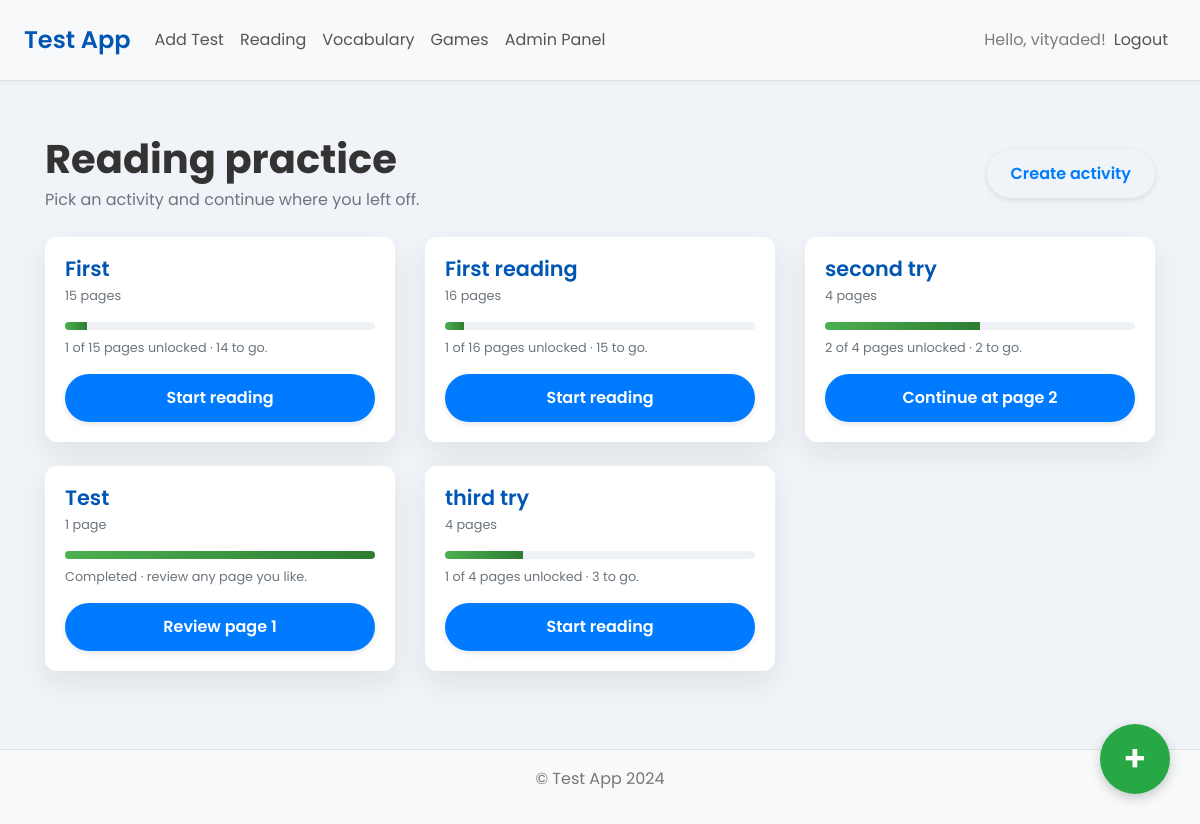
The page /reading/activities (signed in) on the database its author committed.
### app/models.py (models this page shows, shortened)
class User(UserMixin, db.Model):
    __tablename__ = 'user'  # Explicitly specify table name
    id = db.Column(db.Integer, primary_key=True)
    username = db.Column(db.String(150), nullable=False, unique=True)
    password = db.Column(db.String(200), nullable=False)
    is_admin = db.Column(db.Boolean, default=False)
    test_results = db.relationship('TestResult', backref='user', lazy=True, cascade='all, delete-orphan')
    tests_created = db.relationship('Test', backref='creator', lazy=True, cascade='all, delete-orphan')
    vocabulary = db.relationship('Vocabulary', backref='user', lazy=True, cascade='all, delete-orphan')
    learn_test_results = db.relationship('LearnTestResult', backref='user', lazy=True, cascade='all, delete-orphan')

class ReadingActivity(db.Model):
    __tablename__ = 'reading_activity' # Add this line for clarity
    id = db.Column(db.Integer, primary_key=True)
    title = db.Column(db.String(255))
    pages = db.relationship('ReadingPage', backref='activity', lazy=True, cascade='all, delete-orphan')

### app/routes/reading.py (the view)
@reading_bp.route('/activities')
@login_required
def reading_tasks():
    try:
        activities = ReadingActivity.query.order_by(ReadingActivity.title.asc()).all()
        progress_records = UserReadingProgress.query.filter_by(user_id=current_user.id).all()
        progress_map = {record.activity_id: record for record in progress_records}
        activity_cards = []
        for activity in activities:
            total_pages = len(activity.pages or [])
            progress = progress_map.get(activity.id)
            unlocked_pages = []
            if progress and isinstance(progress.unlocked_pages, list):
                for page_value in progress.unlocked_pages:
                    try:
                        page_number = int(page_value)
                    except (TypeError, ValueError):
                        continue
                    unlocked_pages.append(page_number)
            if total_pages > 0:
                if 1 not in unlocked_pages:
                    unlocked_pages.append(1)
                unlocked_pages = sorted({page for page in unlocked_pages if page >= 1})
                unlocked_pages = [page for page in unlocked_pages if page <= total_pages]
            else:
                unlocked_pages = []
            unlocked_count = len(unlocked_pages)
            effective_unlocked = min(unlocked_count, total_pages) if total_pages else 0
            completion_ratio = 100 if total_pages == 0 else int(round((effective_unlocked / total_pages) * 100))
            completed = total_pages > 0 and completion_ratio >= 100
            if completed and total_pages:
                next_page = total_pages
            else:
                next_page = unlocked_pages[-1] if unlocked_pages else 1
            next_page = max(1, min(next_page, total_pages or 1))
            activity_cards.append({
                'activity': activity,
                'total_pages': total_pages,
                'pages_unlocked': effective_unlocked,
                'pages_remaining': max(total_pages - effective_unlocked, 0),
                'completion_ratio': completion_ratio,
                'completed': completed,
                'next_page': next_page
            })
        activity_cards.sort(key=lambda item: (item['activity'].title or '').lower())
        return render_template('reading/reading_tasks.html', activity_cards=activity_cards)
    except Exception:
        current_app.logger.exception(
            "reading.reading_tasks: failed to load activities",
        )
        flash("Error loading reading activities.", "danger")
        return redirect(url_for('main.index'))

### app/routes/auth.py (called while the page is built)
@login_manager.user_loader
def load_user(user_id):
    return User.query.get(int(user_id))

### app/templates/reading/reading_tasks.html (shortened to what this page needs)
{% extends "layouts/base.html" %}
{% block content %}
<div class="reading-tasks">
  <div class="d-flex flex-column flex-md-row align-items-md-center justify-content-between mb-4">
    <div>
      <h1 class="mb-1">Reading practice</h1>
      <p class="text-muted mb-0">Pick an activity and continue where you left off.</p>
    </div>
    <div class="mt-3 mt-md-0">
      <a href="{{ url_for('reading.create_activity') }}" class="btn btn-outline-primary">Create activity</a>
    </div>
  </div>
  {% if activity_cards %}
    <div class="row">
      {% for entry in activity_cards %}
        <div class="col-lg-4 col-md-6 mb-4">
          <div class="card reading-activity-card h-100">
            <div class="card-body d-flex flex-column">
              <div class="mb-3">
                <h5 class="card-title mb-1">{{ entry.activity.title }}</h5>
                <p class="text-muted small mb-0">{{ entry.total_pages }} page{{ 's' if entry.total_pages != 1 else '' }}</p>
              </div>
              <div class="progress progress-thin mb-2" role="progressbar" aria-valuemin="0" aria-valuemax="100" aria-valuenow="{{ entry.completion_ratio }}">
                <div class="progress-bar" style="width: {{ entry.completion_ratio }}%;"></div>
              </div>
              <p class="text-muted small mb-3">
                {% if entry.completed %}
                  Completed · review any page you like.
                {% else %}
                  {{ entry.pages_unlocked }} of {{ entry.total_pages }} pages unlocked · {{ entry.pages_remaining }} to go.
                {% endif %}
              </p>
              <div class="mt-auto">
                <a href="{{ url_for('reading.reading_activity', activity_id=entry.activity.id, page_number=entry.next_page) }}" class="btn btn-primary btn-block">
                  {% if entry.completed %}
                    Review page {{ entry.next_page }}
                  {% elif entry.pages_unlocked > 1 %}
                    Continue at page {{ entry.next_page }}
                  {% else %}
                    Start reading
                  {% endif %}
                </a>
              </div>
            </div>
          </div>
        </div>
      {% endfor %}
    </div>
  {% else %}
    <div class="empty-state text-center py-5">
      <h3 class="mb-3">No reading activities yet</h3>
      <p class="text-muted">Create your first activity to start practising out loud.</p>
      <a href="{{ url_for('reading.create_activity') }}" class="btn btn-primary">Create a reading activity</a>
    </div>
  {% endif %}
</div>
{% endblock %}

### app/templates/layouts/base.html (shortened to what this page needs)
<!DOCTYPE html>
<html lang="en">
<head>
  <link rel="stylesheet" href="https://stackpath.bootstrapcdn.com/bootstrap/4.5.2/css/bootstrap.min.css">
  <link rel="stylesheet" href="{{ url_for('static', filename='styles.css') }}">
</head>
<body>
  <nav class="navbar navbar-expand-lg navbar-light bg-light">
    <a class="navbar-brand" href="{{ url_for('main.index') }}">Test App</a>
    <div class="collapse navbar-collapse" id="navbarNav">
      <ul class="navbar-nav mr-auto">
        {% if current_user.is_authenticated %}
          <li class="nav-item">
            <a class="nav-link" href="{{ url_for('tests.add_test') }}">Add Test</a>
          </li>
          <li class="nav-item">
          <a class="nav-link" href="{{ url_for('reading.reading_tasks') }}">Reading</a>
          </li>
          <li class="nav-item">
            <a class="nav-link" href="{{ url_for('vocab.my_vocabulary') }}">Vocabulary</a>
          </li>
          <li class="nav-item">
            <a class="nav-link" href="{{ url_for('games.index') }}">Games</a>
          </li>
          {% if current_user.is_admin %}
            <li class="nav-item">
              <a class="nav-link" href="{{ url_for('admin.admin_panel') }}">Admin Panel</a>
            </li>
          {% endif %}
        {% endif %}
      </ul>
      <ul class="navbar-nav ml-auto">
        {% if current_user.is_authenticated %}
          <li class="nav-item">
            <span class="navbar-text">Hello, {{ current_user.username }}!</span>
          </li>
          <li class="nav-item">
            <a class="nav-link" href="{{ url_for('auth.logout') }}">Logout</a>
          </li>
        {% endif %}
      </ul>
    </div>
  </nav>
  <div class="container mt-4">
    {% block content %}{% endblock %}
  </div>
  {% if current_user.is_authenticated %}
  <div class="fixed-action-btn">
    <div class="dropdown">
      <button class="btn btn-primary btn-lg rounded-circle" type="button" id="createDropdown" data-toggle="dropdown" aria-haspopup="true" aria-expanded="false">
        +
      </button>
    </div>
  </div>
  {% endif %}
  <footer class="bg-light text-center py-3 mt-4">
    <p>© Test App 2024</p>
  </footer>
</body>
</html>

### app/static/styles.css (style rules this page uses)
body { font-family: 'Poppins', sans-serif; background-color: #f0f4f8; color: #333; line-height: 1.6; }
h1, h2, h3, h4, h5, h6 { font-weight: 600; }
.navbar { background-color: #ffffff; border-bottom: 1px solid #e0e0e0; box-shadow: 0 2px 4px rgba(0, 0, 0, 0.05); padding: 1rem 1.5rem; }
.navbar-brand { font-weight: 600; font-size: 1.5rem; color: #0056b3 !important; }
.nav-link { font-weight: 400; color: #555 !important; transition: color 0.2s ease-in-out; }
.container { padding-top: 30px; padding-bottom: 30px; }
.card { border: none; border-radius: 12px; box-shadow: 0 4px 12px rgba(0, 0, 0, 0.1); transition: transform 0.2s ease-in-out, box-shadow 0.2s ease-in-out; }
.card-title { font-size: 1.3rem; font-weight: 600; color: #0056b3; }
.btn { font-size: 1rem; font-weight: 600; padding: 12px 24px; border-radius: 30px; border: none; transition: transform 0.2s ease, box-shadow 0.2s ease; box-shadow: 0 2px 6px rgba(0, 0, 0, 0.1); }
.btn-primary { background-color: #007bff; color: white; }
.fixed-action-btn .btn-lg.rounded-circle { background-color: #28a745; width: 70px; height: 70px; font-size: 36px; line-height: 1.8; box-shadow: 0 4px 12px rgba(0, 0, 0, 0.2); }
footer { background-color: #ffffff; color: #777; padding: 20px 0; text-align: center; margin-top: 40px; border-top: 1px solid #e0e0e0; }

### app/templates/layouts/base.html (style rules this page uses)
.fixed-action-btn { position: fixed; bottom: 30px; right: 30px; z-index: 100; }
.btn-lg.rounded-circle { width: 70px; height: 70px; font-size: 36px; line-height: 50px; text-align: center; padding: 0; }

### app/templates/reading/reading_tasks.html (style rules this page uses)
.reading-tasks h1 { font-weight: 700; }
.reading-activity-card { border: none; box-shadow: 0 12px 30px rgba(15, 23, 42, 0.08); transition: transform 0.2s ease, box-shadow 0.2s ease; }
.progress-thin { height: 0.45rem; background-color: #eef2f7; }
.progress-thin .progress-bar { background: linear-gradient(90deg, #4caf50, #2e7d32); }

### rows shown on the page
User: username "vityaded"
ReadingActivity: activity "First"
ReadingActivity: activity "First reading"
ReadingActivity: activity "second try"
ReadingActivity: activity "Test"
ReadingActivity: activity "third try"

### other values the page prints
{{ entry.total_pages }} "15" "16" "4" "1" "4"
{{ 's' if entry.total_pages != 1 else '' }} "s" "s" "s" "s"
{{ entry.pages_unlocked }} "1" "1" "2" "1"
{{ entry.total_pages }} "15" "16" "4" "4"
{{ entry.pages_remaining }} "14" "15" "2" "3"
{{ entry.next_page }} "2"
{{ entry.next_page }} "1"
